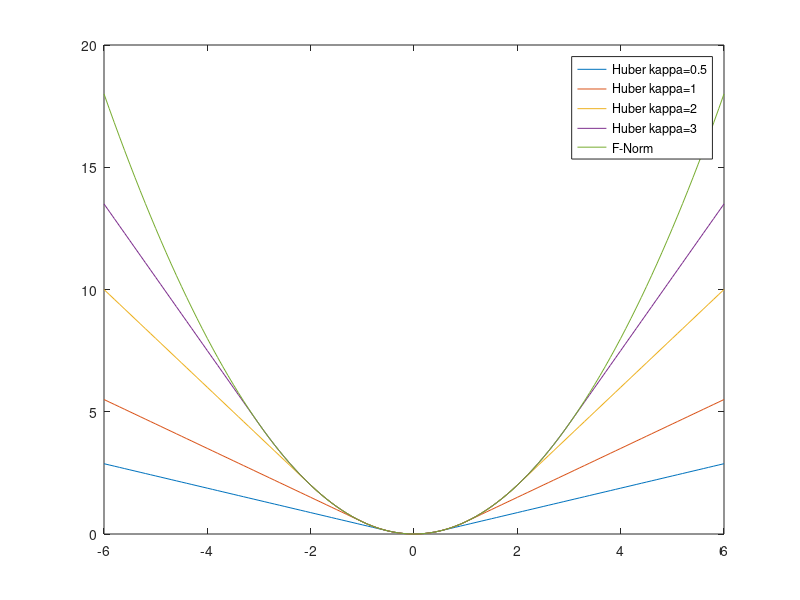

Reproduce this figure in MATLAB.
function huberandf()

    x = [-6:0.1:6];
    kappa1 = 0.5;
    kappa2 = 1;
    kappa3 = 2;
    kappa4 = 3;
    
    huber_y1 = @(x) 0.5*x.^2.*(abs(x)<=kappa1) + kappa1*(abs(x)-0.5*kappa1).*(abs(x)>kappa1);
    huber_y2 = @(x) 0.5*x.^2.*(abs(x)<=kappa2) + kappa2*(abs(x)-0.5*kappa2).*(abs(x)>kappa2);
    huber_y3 = @(x) 0.5*x.^2.*(abs(x)<=kappa3) + kappa3*(abs(x)-0.5*kappa3).*(abs(x)>kappa3);
    huber_y4 = @(x) 0.5*x.^2.*(abs(x)<=kappa4) + kappa4*(abs(x)-0.5*kappa4).*(abs(x)>kappa4);
    
    mse_y = @(x) 0.5*x.^2;
    title 'Huber and F-norm estimation comparison';
    plot(x, huber_y1(x));hold on;
    plot(x, huber_y2(x));hold on;
    plot(x, huber_y3(x));hold on;
    plot(x, huber_y4(x));hold on;
    plot(x, mse_y(x));
    legend("Huber \kappa=0.5", "Huber \kappa=1", "Huber \kappa=2", "Huber \kappa=3","F-Norm")
end

